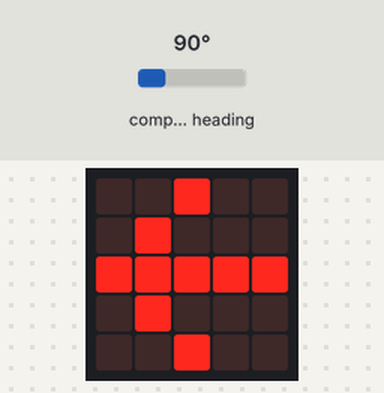
Recording of a program running on a simulated BBC micro:bit (MakeCode). On the bench: the board's 5×5 LED display. The test bench sets the inputs (shaded band); at power-on: compass heading 90°. The compass is already calibrated.

Above: at 1.2 s.
1.3 s: compass heading set to 50°
3.0 s: compass heading set to 42°
At 4.0 s:
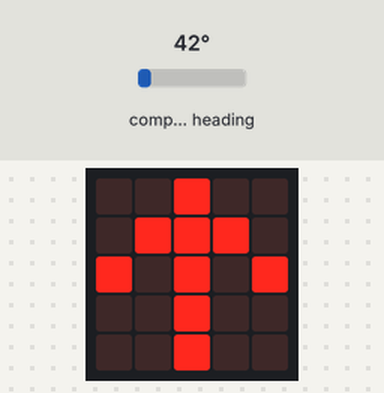
4.6 s: compass heading set to 180°
At 5.3 s:
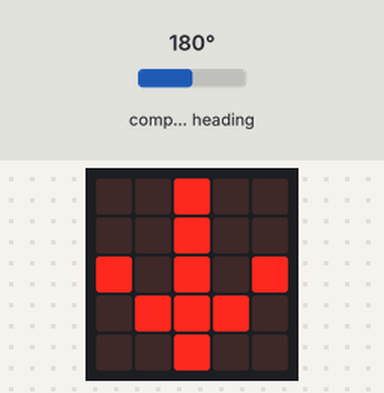
6.4 s: compass heading set to 222°
8.0 s: compass heading set to 229°
At 9.1 s:
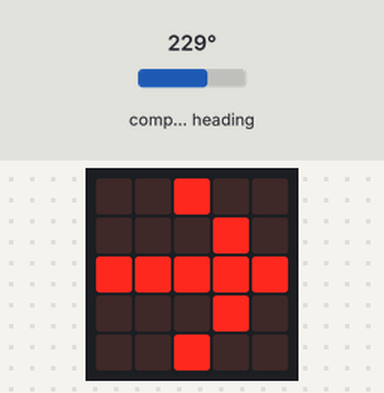
9.5 s: compass heading set to 7°
At 10.4 s:
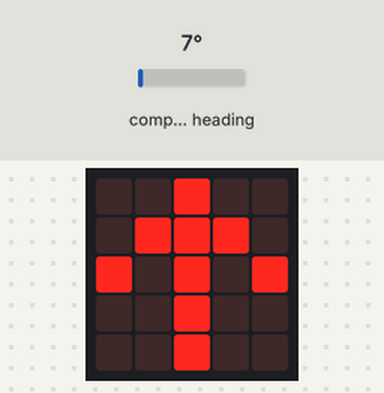
Timing chart, 0 to 12.4 s (numbered marks = the images above; inputs shaded):
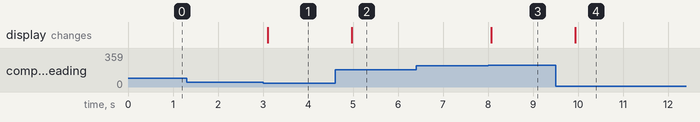

The program:

main.ts
```typescript
basic.forever(function () {
    if (input.compassHeading() > 315 || input.compassHeading() < 45) {
        basic.showArrow(ArrowNames.North)
    } else if (input.compassHeading() > 45 && input.compassHeading() < 135) {
        basic.showArrow(ArrowNames.West)
    } else if (input.compassHeading() > 135 && input.compassHeading() < 225) {
        basic.showArrow(ArrowNames.South)
    } else if (input.compassHeading() > 225 && input.compassHeading() < 315) {
        basic.showArrow(ArrowNames.East)
    }
})
```

test.ts
```typescript
// aquí va el archivo "tests"; esto no se compilará cuando este paquete se utilice como una extensión.
```

Measured:
- the behaviour switches between 45 and 44° on compass heading (found by bisection; images 0 and 1)
- the behaviour switches between 225 and 226° on compass heading (found by bisection; images 2 and 3)
- after the input at 1.3 s, every drawn part: stays the same
- after the input at 3.0 s, the display: changes after 0.10 s (image 1)
- after the input at 4.6 s, the display: changes after 0.37 s (image 2)
- after the input at 6.4 s, every drawn part: stays the same
- after the input at 8.0 s, the display: changes after 0.07 s (image 3)
- after the input at 9.5 s, the display: changes after 0.44 s (image 4)
